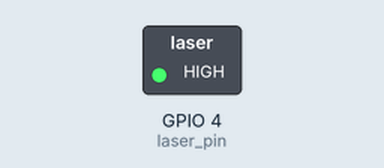
The program below on a simulated Raspberry Pi (BCM pin numbers). Shown: switched loads named in the program (green lamp = pin HIGH). Dashed ring = blinking.

Above: at 0.5 s.
Timing chart, 0 to 4.6 s (numbered marks = the images above):
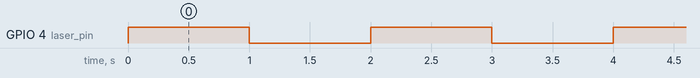

The program:

app.py
```python
import RPi.GPIO as GPIO
import time

GPIO.setmode(GPIO.BCM)

laser_pin = 4
GPIO.setup(laser_pin, GPIO.OUT)

while True:
	try:
		GPIO.output(laser_pin, 1)
		time.sleep(1)
		GPIO.output(laser_pin, 0)
		time.sleep(1)
	except KeyboardInterrupt:
		GPIO.cleanup()
```

Measured:
- by itself, GPIO 4 (laser_pin): alternates HIGH for 1.0 s and LOW for 1.0 s
